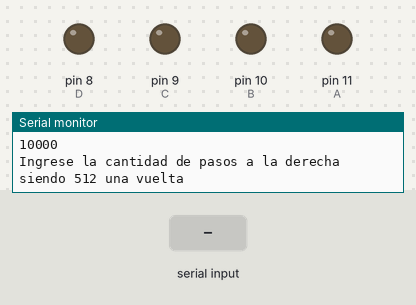
Bench run of a sketch on a simulated Arduino Uno, built with avr-gcc and run on an emulated ATmega328P. On the bench: output pins drawn as LEDs (lit = HIGH), the last lines printed to the serial monitor. Inputs (shaded band) come from the test bench.

Above: at 1.2 s.
1.3 s: "90,45,200\n" received over Serial
3.8 s: "30,150,10\n" received over Serial
At 3.98 s:
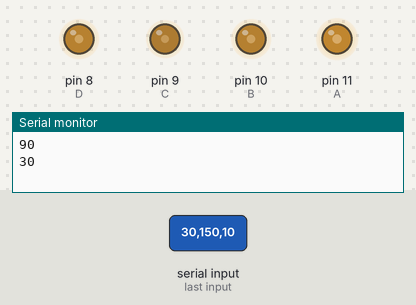
At 11.7 s:
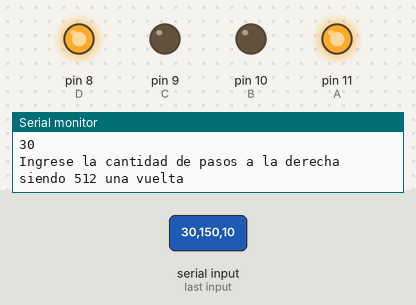
Timing chart, 0 to 12.8 s (numbered marks = the images above; inputs shaded):
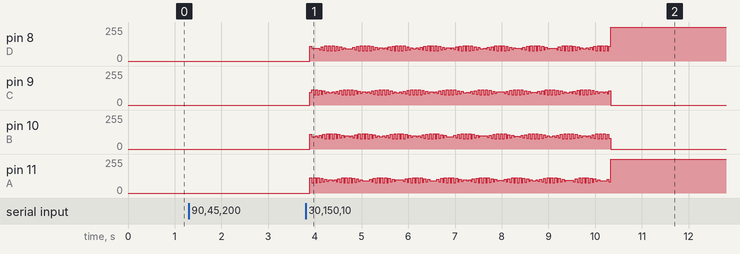

The sketch:

Stepper-28BYJ-48.ino
```cpp
int i;
int k;
int vuelta1;
int vuelta2;

char AsciiCod= 0; // Dato  que es enviado por monitor serial
#define A 11
#define B 10
#define C 9
#define D 8


void setup(){
pinMode(A,OUTPUT);
pinMode(B,OUTPUT);
pinMode(C,OUTPUT);
pinMode(D,OUTPUT);
i=0;
k=10000;

Serial.begin(9600);
Serial.println("Indique la cantidad de vueltas ---");
Serial.println(k);

}

void write(int a,int b,int c,int d){
digitalWrite(A,a);
digitalWrite(B,b);
digitalWrite(C,c);
digitalWrite(D,d);
}

void onestep(){
write(1,0,0,0);
delay(2);
write(1,1,0,0);
delay(2);
write(0,1,0,0);
delay(2);
write(0,1,1,0);
delay(2);
write(0,0,1,0);
delay(2);
write(0,0,1,1);
delay(2);
write(0,0,0,1);
delay(2);
write(1,0,0,1);
delay(2);
}

void onestep_2(){
write(1,0,0,1);
delay(2);
write(0,0,0,1);
delay(2);
write(0,0,1,1);
delay(2);
write(0,0,1,0);
delay(2);
write(0,1,1,0);
delay(2);
write(0,1,0,0);
delay(2);
write(1,1,0,0);
delay(2);
write(1,0,0,0);
delay(2);
}

void ingreso_datos()
{
  while (Serial.available() > 0)
  {
     vuelta1 = Serial.parseFloat();
  }
  Serial.println("Ingrese la cantidad de pasos a la derecha siendo 512 una vuelta");
  while (Serial.available() == 0)
  {
  }
  vuelta1 = Serial.parseFloat();


  while (Serial.available() > 0)
  {
     vuelta2 = Serial.parseFloat();
  }
  Serial.println("Ingrese la cantidad de pasos a la izquierda siendo 512 una vuelta");
  while (Serial.available() == 0)
  {
  }
  vuelta2 = Serial.parseFloat();
  #define NUMBER_OF_STEPS_PER_REV (vuelta1)
  #define NUMBER_OF_STEPS_PER_REV_2 (vuelta2)
  Serial.println(NUMBER_OF_STEPS_PER_REV);
  Serial.println(NUMBER_OF_STEPS_PER_REV_2);
  delay(20);
}

void loop(){
ingreso_datos();
//while (i<=NUMBER_OF_STEPS_PER_REV){
//onestep();
//i++;
//Serial.println("Se mueve a la izquierda");
//if (i==NUMBER_OF_STEPS_PER_REV)
//{
//  k=0;
//  Serial.println(k);
//}
//}
//while (k<=NUMBER_OF_STEPS_PER_REV_2){
//onestep_2();
//Serial.println(NUMBER_OF_STEPS_PER_REV_2);
//Serial.println("Se mueve a la derecha");
//k++;
for (int x = 0; x < 400; x++)
{
  onestep();
}
}
```
